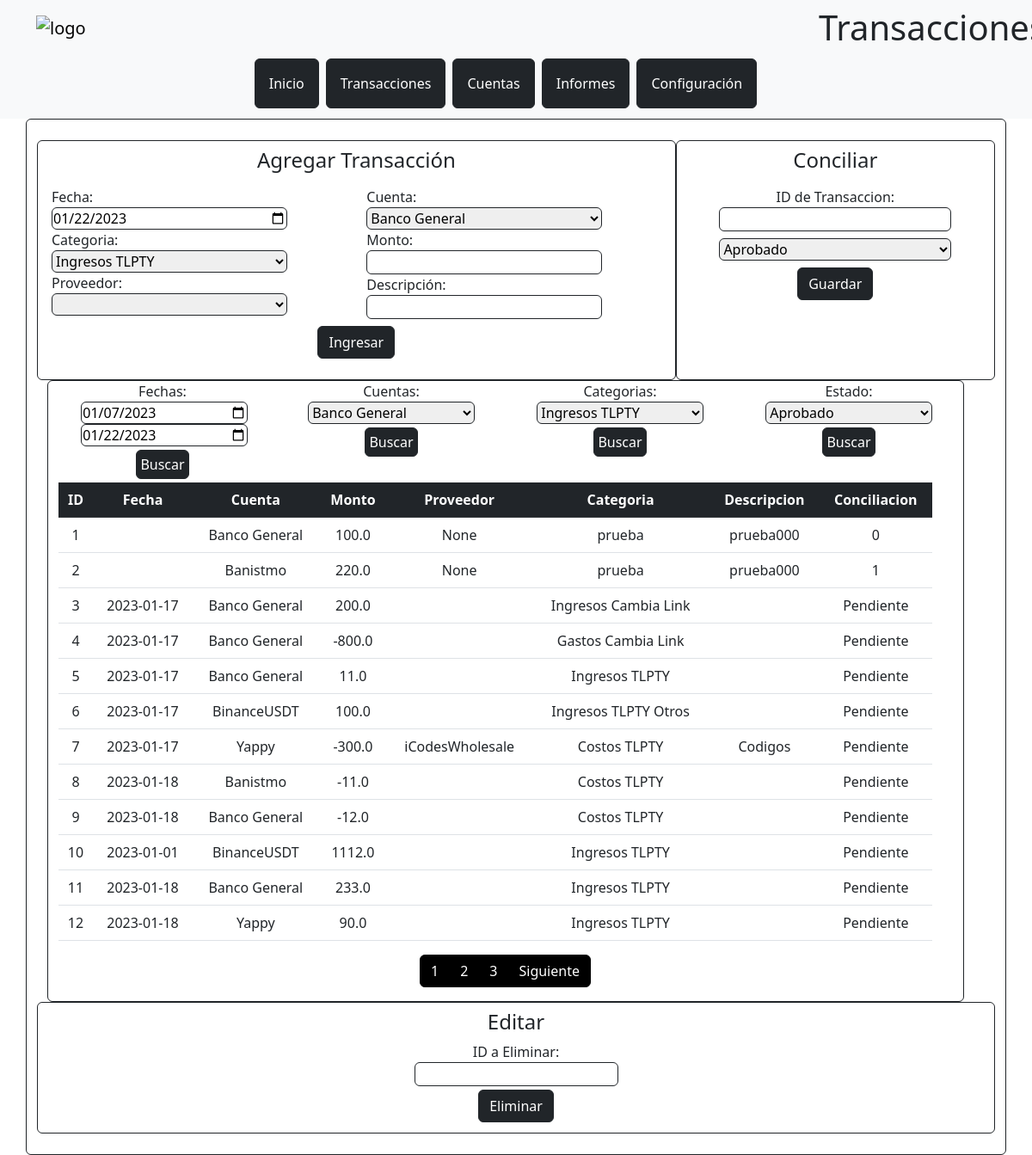
Screenshot of /transacciones with the database file from the repository.
### tables this page shows
CREATE TABLE transacciones (id INTEGER PRIMARY KEY, usuario_id INTEGER, fecha DATE, cuenta TEXT, cuenta_id INTEGER, monto REAL, proveedor TEXT, categoria TEXT, descripcion TEXT, checking TEXT);

### app.py (the view)
@app.route('/transacciones')
def transacciones():
   con = sqlite3.connect("database_contabilidad.db")
   cursor = con.cursor()
   today = datetime.now()
   today_ago = today - timedelta(days=15)
   today_ago = today_ago.strftime('%Y-%m-%d')
   today = today.strftime('%Y-%m-%d')
   page = request.args.get('page', default=1, type=int)
   per_page = 12
   cursor.execute("SELECT COUNT(*) FROM transacciones")
   num_items = cursor.fetchone()[0]
   num_pages = num_items // per_page + (num_items % per_page > 0)
   cursor.execute(f"SELECT * FROM transacciones LIMIT {per_page} OFFSET {(page-1)*per_page}")
   data = cursor.fetchall()
   cursor.execute("SELECT * FROM proveedores")
   opciones_proveedor = cursor.fetchall()
   cursor.execute("SELECT * FROM categorias")
   opciones_categoria= cursor.fetchall()
   cursor.execute("SELECT * FROM cuentas")
   opciones_cuenta = cursor.fetchall()
   con.close()
   return render_template("transacciones.html", today=today, today_ago=today_ago, opciones_cuenta=opciones_cuenta, opciones_categoria=opciones_categoria, opciones_proveedor=opciones_proveedor, data=data, num_pages=num_pages, page=page)

### templates/transacciones.html (shortened to what this page needs)
<!DOCTYPE html>
<html lang="en">
<head>
    <link href="https://cdn.jsdelivr.net/npm/bootstrap@5.3.0-alpha1/dist/css/bootstrap.min.css" rel="stylesheet">
    <link rel="stylesheet" href="{{ url_for('static', filename='css/style.css') }}">
</head>
<body>
    <nav class="navbar navbar-light bg-light">
        <div class="container row">
            <div class="col-10">
                <a class="navbar-brand" href="/">
                    <img src="/static/img/logo.png" width="340" alt="logo" style="margin-top: -60px; margin-bottom: -50px; margin-left: 30px;">
                </a>
            </div>
            <div class="col-2">
                <h1 style="text-align: right; padding-left: 10px;">Transacciones</h1>
            </div>
        </div>
        <div class="row" style="width: 100%;">
            <div class="button-container">
                <button class="btn btn-dark m-1 p-3" onclick="location.href='/'">Inicio</button>
                <button class="btn btn-dark m-1 p-3" onclick="location.href='/transacciones'">Transacciones</button>
                <button class="btn btn-dark m-1 p-3" onclick="location.href='/cuentas'">Cuentas</button>
                <button class="btn btn-dark m-1 p-3" onclick="location.href='/informes'">Informes</button>
                <button class="btn btn-dark m-1 p-3" onclick="location.href='/config'">Configuración</button>
            </div>
        </div>
    </nav>
    <div class="container rounded border border-dark p-4">
        <div class="row">
            <div class="col-8 rounded border border-dark p-2">
                <h4 class="text-center">Agregar Transacción</h4>
                    <form action="/ingresar_transaccion" method="POST" class="row p-2">
                        <div class="col">
                            <label for="fecha">Fecha:</label><br>
                            <input type="date" id="fecha" name="fecha" value="{{ today }}" class="input-responsive rounded border border-dark">
                            <br>
                            <label for="categoria">Categoria:</label><br>
                            <select id="categoria" name="categoria" class="input-responsive rounded border border-dark">
                                {% for row in opciones_categoria %}
                                <option value="{{ row[1] }}"> {{ row[1] }} {{ row[2] }} </option>
                                {% endfor %}
                            </select>
                            <br>
                            <label for="proveedor">Proveedor:</label><br>
                            <select id="proveedor" name="proveedor" class="input-responsive rounded border border-dark">
                                {% for row in opciones_proveedor %}
                                <option value="{{ row[1] }}"> {{ row[1] }} </option>
                                {% endfor %}
                            </select>
                        </div>
                        <div class="col">
                            <label for="cuenta">Cuenta:</label><br>
                            <select id="cuenta" name="cuenta" class="input-responsive rounded border border-dark">
                                {% for row in opciones_cuenta %}
                                <option value="{{ row[0] }}"> {{ row[2] }} </option>
                                {% endfor %}
                            </select>
                            <br>
                            <label for="monto">Monto:</label><br>
                            <input type="number" id="monto" name="monto" class="input-responsive rounded border border-dark" required>
                            <br>
                            <label for="descripcion">Descripción:</label><br>
                            <input type="text" id="descripcion" name="descripcion" class="input-responsive rounded border border-dark">
                        </div>
                        <div class="text-center p-2">
                            <input type="submit" value="Ingresar" class="btn btn-dark">
                        </div>
                    </form>
            </div>
            <div class="col-4 rounded border border-dark p-2">
            <h4 class="text-center">Conciliar</h4>
                <div class="p-2 text-center">
                    <form action="/update_status" method="POST">
                        <label for="id">ID de Transaccion:</label><br>
                        <input type="number" name="id" value="" class="input-responsive rounded border border-dark">
                        <br>
                        <select id="checking" name="status" class="m-2 input-responsive rounded border border-dark">
                            <option value="Aprobado">Aprobado</option>
                        </select>
                        <br>
                        <input type="submit" value="Guardar" class="btn btn-dark">
                    </form>
                </div>
            </div>
        </div>
        <div class="row container">
            <div class="col rounded border border-dark text-center">
                <div class="row">
                    <div class="col-3">
                        <form action="/buscar_fecha" method="GET">
                            <div class="form-row">
                                <div class="form-group col">
                                    <label for="buscar">Fechas:</label><br>
                                    <input type="date" id="buscar_inicial" name="buscar_inicial" min="2020-01-01" max="{{ today }}" value="{{ today_ago }}" class="input-responsive rounded border border-dark">
                                </div>
                                <div class= "form-group col">
                                    <input type="date" id="buscar_final" name="buscar_final" min="2020-01-01" max="{{ today }}" value="{{ today }}" class="input-responsive rounded border border-dark">
                                </div>
                            </div>
                            <input type="submit" value="Buscar" class="p-1 m-1 btn btn-dark">
                        </form>
                    </div>
                    <div class="col-3">
                        <form action="/buscar_cuenta" method="POST"  class="form-inline">
                            <label for="buscar">Cuentas:</label><br>
                            <select id="buscar" name="buscar" class="input-responsive rounded border border-dark">
                                {% for row in opciones_cuenta %}
                                <option value="{{ row[2] }}"> {{ row[2] }} </option>
                                {% endfor %}
                            </select>
                            <br>
                            <input type="submit" value="Buscar" class="p-1 m-1 btn btn-dark">
                        </form>
                    </div>
                    <div class="col-3">
                        <form action="/buscar_categoria" method="POST"  class="form-inline">
                            <label for="buscar">Categorias:</label><br>
                            <select id="buscar" name="buscar" class="input-responsive rounded border border-dark">
                                {% for row in opciones_categoria %}
                                <option value="{{ row[1] }}"> {{ row[1] }} {{ row[2] }}</option>
                                {% endfor %}
                            </select>
                            <br>
                            <input type="submit" value="Buscar" class="p-1 m-1 btn btn-dark">
                        </form>
                    </div>
                    <div class="col-3">
                        <form action="/buscar_estado" method="POST"  class="form-inline">
                            <label for="buscar_estado">Estado:</label><br>
                            <select id="buscar_estado" name="buscar_estado" class="input-responsive rounded border border-dark">
                                <option value="Aprobado"> Aprobado </option>
                            </select>
                            <br>
                            <input type="submit" value="Buscar" class="p-1 m-1 btn btn-dark">
                        </form>
                    </div>
                </div>
                <div class="row container table-responsive">
                    <table class="table table-hover mx-auto text-center">
                        <tr class="table-dark">
                            <th scope="col">ID</th>
                            <th scope="col">Fecha</th>
                            <th scope="col">Cuenta</th>
                            <th scope="col">Monto</th>
                            <th scope="col">Proveedor</th>
                            <th scope="col">Categoria</th>
                            <th scope="col">Descripcion</th>
                            <th scope="col">Conciliacion</th>
                        </tr>
                        {% for row in data %}
                        <tr>
                            <td>{{ row[0] }}</td>
                            <td>{{ row[2] }}</td>
                            <td>{{ row[3] }}</td>
                            <td>{{ row[5] }}</td>
                            <td>{{ row[6] }}</td>
                            <td>{{ row[7] }}</td>
                            <td>{{ row[8] }}</td>
                            <td>{{ row[9] }}</td>
                        </tr>
                        {% endfor %}
                    </table>
                    <nav aria-label="Page navigation" class="mx-auto" style="width: 200px">
                        <ul class="pagination">
                        {% for i in range(1, num_pages+1) %}
                        <li class="page-item{% if page == i %} active{% endif %}">
                            <a class="page-link" href="?page={{ i }}">{{ i }}
                            </a>
                        </li>
                        {% endfor %}
                        {% if page < num_pages %}
                        <li class="page-item">
                            <a class="page-link" href="?page={{ page + 1 }}" aria-label="Siguiente">
                                <span class="sr-only">Siguiente</span>
                            </a>
                        </li>
                        {% endif %}
                        </ul>
                    </nav>
                </div>
            </div>
        </div>
        <div class="row">
            <div class="col p-2 rounded border border-dark text-center">
                <h4 class="text-center">Editar</h4>
                <form action="/eliminar_transaccion" method="POST">
                    <label for="id"> ID a Eliminar: </label><br>
                    <input type="number" name="id" required class="rounded border border-dark">
                    <br>
                    <input type="submit" value="Eliminar" class="btn btn-dark m-1">
                </form>
            </div>
        </div>
    </div>
</body>
</html>

### static/css/style.css (style rules this page uses)
.page-item .page-link { background-color: black; color: white; border-color: black; }
.input-responsive { width: 80%; }
.table-responsive { overflow-x: auto; }
.button-container { display: flex; justify-content: center; align-items: center; }

### rows the page displays
transacciones: id "1", cuenta "Banco General", monto "100.0", row "None", categoria "prueba", descripcion "prueba000", checking "0"
transacciones: id "2", cuenta "Banistmo", monto "220.0", row "None", categoria "prueba", descripcion "prueba000", checking "1"
transacciones: id "3", fecha "2023-01-17", cuenta "Banco General", monto "200.0", categoria "Ingresos Cambia Link", checking "Pendiente"
transacciones: id "4", fecha "2023-01-17", cuenta "Banco General", monto "-800.0", categoria "Gastos Cambia Link", checking "Pendiente"
transacciones: id "5", fecha "2023-01-17", cuenta "Banco General", monto "11.0", categoria "Ingresos TLPTY", checking "Pendiente"
transacciones: id "6", fecha "2023-01-17", cuenta "BinanceUSDT", monto "100.0", categoria "Ingresos TLPTY Otros", checking "Pendiente"
transacciones: id "7", fecha "2023-01-17", cuenta "Yappy", monto "-300.0", proveedor "iCodesWholesale", categoria "Costos TLPTY", descripcion "Codigos", checking "Pendiente"
transacciones: id "8", fecha "2023-01-18", cuenta "Banistmo", monto "-11.0", categoria "Costos TLPTY", checking "Pendiente"
transacciones: id "9", fecha "2023-01-18", cuenta "Banco General", monto "-12.0", categoria "Costos TLPTY", checking "Pendiente"
transacciones: id "10", fecha "2023-01-01", cuenta "BinanceUSDT", monto "1112.0", categoria "Ingresos TLPTY", checking "Pendiente"
transacciones: id "11", fecha "2023-01-18", cuenta "Banco General", monto "233.0", categoria "Ingresos TLPTY", checking "Pendiente"
transacciones: id "12", fecha "2023-01-18", cuenta "Yappy", monto "90.0", categoria "Ingresos TLPTY", checking "Pendiente"

### other values shown
{{ i }} "1" "2" "3"
form field categoria "Ingresos TLPTY"
form field cuenta "Banco General"
form field buscar "Banco General"
form field buscar "Ingresos TLPTY"
